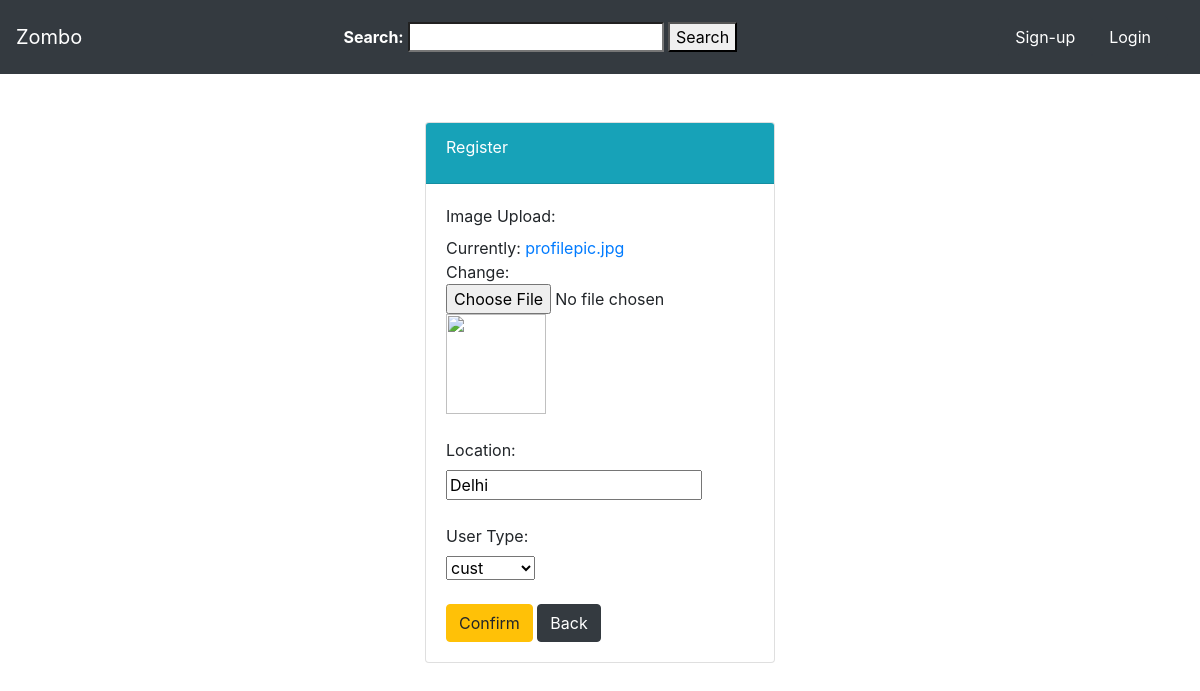
Before: /users/profformedit/5/ with the older database file.
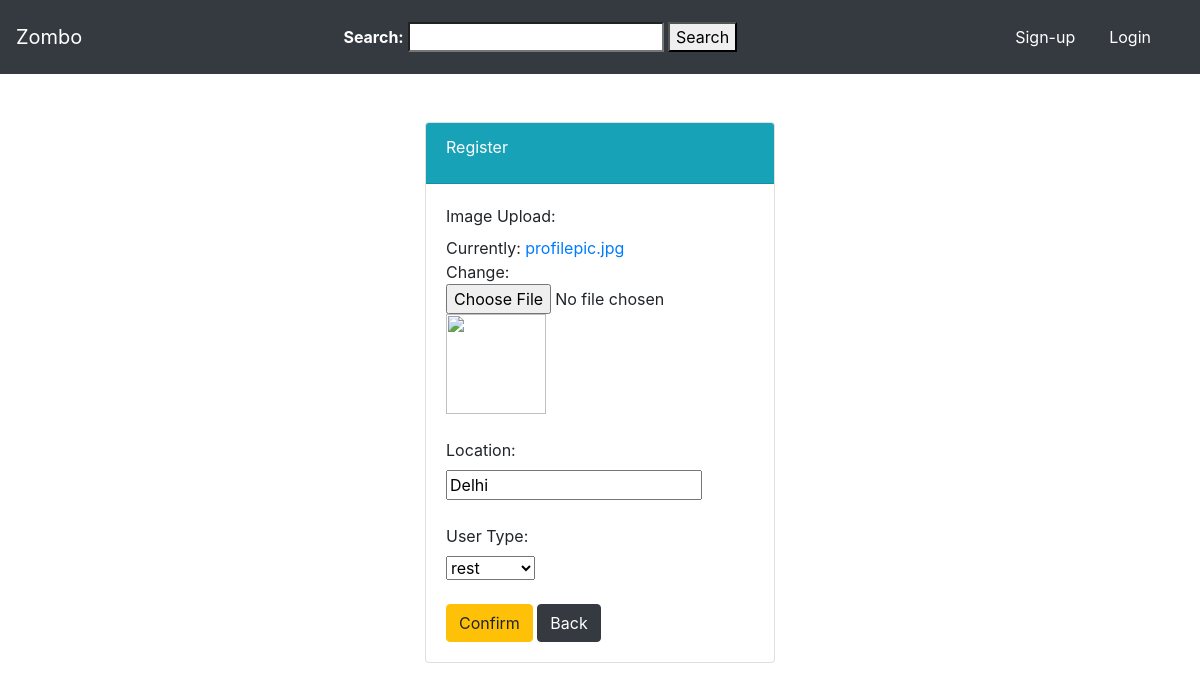
After: the same page with the newer database file.
### users/models.py (models this page shows, shortened)
class Profile(models.Model):
    user = models.OneToOneField(User, on_delete= models.CASCADE)
    image = models.ImageField(default='profilepic.jpg', upload_to='profile_pictures')
    location = models.CharField(max_length=100)
    MY_CHOICES = {
        ('rest', 'rest'),
        ('cust', 'cust'),
        ('admin', 'admin'),
    }
    user_type = models.CharField(max_length=50, choices = MY_CHOICES)

### users/views.py (the view)
# urls.py: path('profformedit/<int:userid>/', userviews.ProfileFormEdit, name='profformedit'),
def ProfileFormEdit(request, userid):
    prof = Profile.objects.get(user=userid)
    form = ProfileForm(request.POST or None, request.FILES or None ,instance=prof)
    if request.method == 'POST':
        form.save()
        return redirect('profile')
    context = {
        'userid':userid,
        'form': form
        }
    return render(request, 'users/profform.html', context)

### users/forms.py
class ProfileForm(forms.ModelForm):
    class Meta:
        model = Profile
        fields = ['image', 'location', 'user_type']

### users/templates/users/profform.html (shortened to what this page needs)
{% extends "food/base.html" %}
{% block body %}
<div class="container">
    <div class="row">
        <div class="col-md-4 offset-md-4">
            <div class="card">
                <div class="card-header text-white bg-info">
                    <div class="card-title">
                        Register
                    </div>
                </div>
                <div class="card-body">
                    <form enctype = 'multipart/form-data' method="POST">
                        <label id = 'img' name ='img'> Image Upload: </label><br>
                        {{ form.image }}
                        <br><img src="{{ user.profile.image.url }}" height ='100px', width = '100px'>
                        <br><br><label> Location: </label><br>
                        {{ form.location}}
                        <br><br><label>User Type: </label><br>
                        {{ form.user_type}}
                        <br><br><button class='btn btn-warning' type='submit'>Confirm</button>
                        <a class= 'btn btn-dark' href="{% url 'profile' %}">Back</a>
                        <br>
                    </form>
                </div>
            </div>
        </div>
    </div>
</div>
{% endblock  %}

Changed rows visible on the page:
changed Profile "Delhi": user_type "cust" → "rest"
